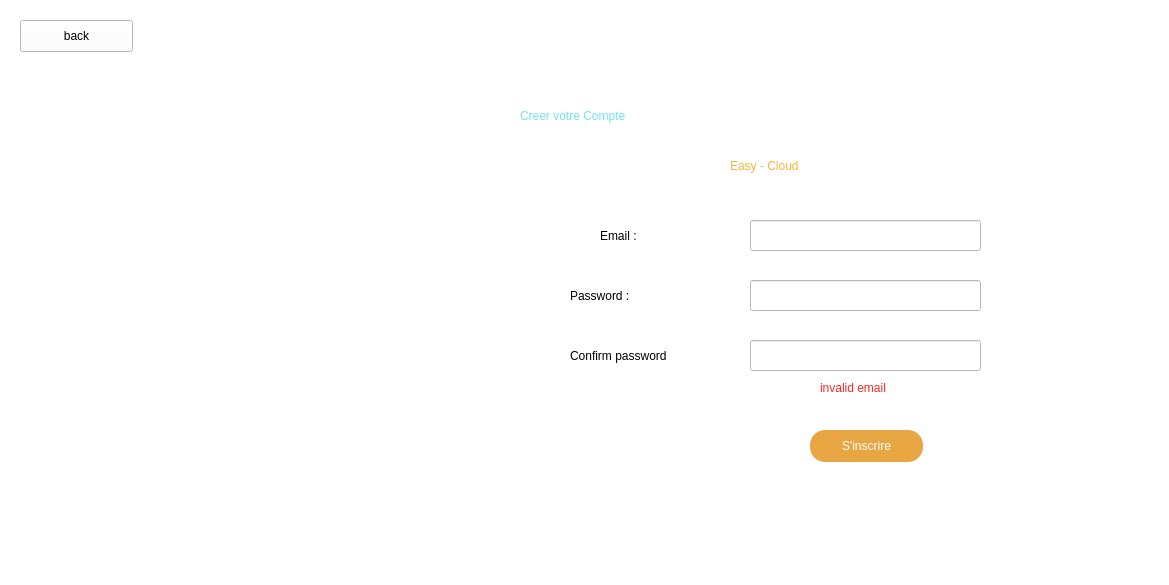
<?xml version="1.0" encoding="UTF-8"?>
<ui version="4.0">
 <class>Dialog</class>
 <widget class="QDialog" name="Dialog">
  <property name="geometry">
   <rect>
    <x>0</x>
    <y>0</y>
    <width>1169</width>
    <height>585</height>
   </rect>
  </property>
  <property name="windowTitle">
   <string>Dialog</string>
  </property>
  <property name="styleSheet">
   <string notr="true">background-color:rgb(255, 255, 255)</string>
  </property>
  <widget class="QLabel" name="il">
   <property name="geometry">
    <rect>
     <x>600</x>
     <y>220</y>
     <width>121</width>
     <height>31</height>
    </rect>
   </property>
   <property name="styleSheet">
    <string notr="true">font: 30pt &quot;Verdana&quot;;
color:rgb(0, 0, 0)</string>
   </property>
   <property name="text">
    <string>Email : </string>
   </property>
  </widget>
  <widget class="QLineEdit" name="email">
   <property name="geometry">
    <rect>
     <x>750</x>
     <y>220</y>
     <width>231</width>
     <height>31</height>
    </rect>
   </property>
   <property name="styleSheet">
    <string notr="true">
background-color: rgb(255, 255, 255)</string>
   </property>
  </widget>
  <widget class="QLineEdit" name="password">
   <property name="geometry">
    <rect>
     <x>750</x>
     <y>280</y>
     <width>231</width>
     <height>31</height>
    </rect>
   </property>
   <property name="styleSheet">
    <string notr="true">
background-color: rgb(255, 255, 255)</string>
   </property>
   <property name="text">
    <string/>
   </property>
  </widget>
  <widget class="QLabel" name="j">
   <property name="geometry">
    <rect>
     <x>570</x>
     <y>280</y>
     <width>161</width>
     <height>31</height>
    </rect>
   </property>
   <property name="styleSheet">
    <string notr="true">font: 30pt &quot;Verdana&quot;;
color:rgb(0, 0, 0)</string>
   </property>
   <property name="text">
    <string>Password : </string>
   </property>
  </widget>
  <widget class="QLabel" name="j_2">
   <property name="geometry">
    <rect>
     <x>570</x>
     <y>340</y>
     <width>161</width>
     <height>31</height>
    </rect>
   </property>
   <property name="styleSheet">
    <string notr="true">font: 17pt &quot;Verdana&quot;;
color:rgb(0, 0, 0)</string>
   </property>
   <property name="text">
    <string>Confirm password</string>
   </property>
  </widget>
  <widget class="QLineEdit" name="confirmpass">
   <property name="geometry">
    <rect>
     <x>750</x>
     <y>340</y>
     <width>231</width>
     <height>31</height>
    </rect>
   </property>
   <property name="styleSheet">
    <string notr="true">
background-color: rgb(255, 255, 255)</string>
   </property>
   <property name="text">
    <string/>
   </property>
  </widget>
  <widget class="QLabel" name="invalid">
   <property name="geometry">
    <rect>
     <x>820</x>
     <y>380</y>
     <width>121</width>
     <height>16</height>
    </rect>
   </property>
   <property name="styleSheet">
    <string notr="true">color:rgb(252, 38, 35);
font: italic 13pt &quot;Verdana&quot;;</string>
   </property>
   <property name="text">
    <string>invalid email</string>
   </property>
  </widget>
  <widget class="QLabel" name="label">
   <property name="geometry">
    <rect>
     <x>110</x>
     <y>90</y>
     <width>361</width>
     <height>381</height>
    </rect>
   </property>
   <property name="text">
    <string/>
   </property>
   <property name="pixmap">
    <pixmap>../../Desktop/Capture d’écran 2022-07-13 à 20.40.45.png</pixmap>
   </property>
  </widget>
  <widget class="QPushButton" name="signinbutton">
   <property name="geometry">
    <rect>
     <x>810</x>
     <y>430</y>
     <width>113</width>
     <height>32</height>
    </rect>
   </property>
   <property name="styleSheet">
    <string notr="true">background-color:rgb(232, 166, 66);
border-radius:15px;
color:white;
font: 13pt &quot;Arial Rounded MT Bold&quot;;</string>
   </property>
   <property name="text">
    <string>S'inscrire</string>
   </property>
  </widget>
  <widget class="QLabel" name="label_3">
   <property name="geometry">
    <rect>
     <x>520</x>
     <y>80</y>
     <width>541</width>
     <height>71</height>
    </rect>
   </property>
   <property name="styleSheet">
    <string notr="true">font: 75 40pt &quot;Palatino&quot;;
font: 48pt &quot;Silom&quot;;
color:rgb(112, 227, 246)</string>
   </property>
   <property name="text">
    <string>Creer votre Compte</string>
   </property>
  </widget>
  <widget class="QLabel" name="label_2">
   <property name="geometry">
    <rect>
     <x>730</x>
     <y>150</y>
     <width>151</width>
     <height>31</height>
    </rect>
   </property>
   <property name="styleSheet">
    <string notr="true">font: 30pt &quot;Bodoni 72 Oldstyle&quot;;
color:rgb(245, 181, 54)</string>
   </property>
   <property name="text">
    <string>Easy - Cloud</string>
   </property>
  </widget>
  <widget class="QPushButton" name="backbutton">
   <property name="geometry">
    <rect>
     <x>20</x>
     <y>20</y>
     <width>113</width>
     <height>32</height>
    </rect>
   </property>
   <property name="text">
    <string>back</string>
   </property>
  </widget>
 </widget>
 <resources/>
 <connections/>
</ui>
